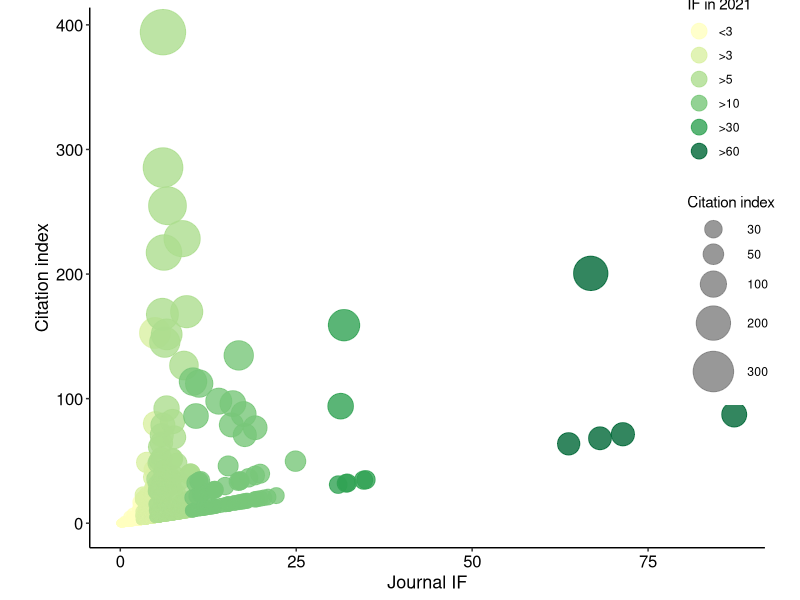

Recreate this plot in R.
## ---- chunk 1
knitr::opts_chunk$set(
  collapse  =  T, echo = T, comment = "#>", message = F, warning = F,
	fig.align  =  "center", fig.width  =  5, fig.height = 3, dpi = 150)
## ---- chunk 2
mydata <- read.table("Figure1dBubbleplot.txt", header = TRUE, sep = "\t")
## ---- chunk 3

library(ggplot2)
## ---- chunk 4
mycolors <- c("<3" = "#ffffbf", ">3"="#d9f0a3",">5" = "#addd8e", ">10" = "#78c679", ">30" = "#31a354", ">60" = "#006837")


## ---- chunk 5
p = ggplot(mydata, aes(x = IF, y = index, size = index, color = type)) +
  geom_point(alpha = 0.8) +
  scale_color_manual(values = mycolors, 
                     limits = c("<3",">3", ">5", ">10", ">30", ">60")) + # specify the legend order
  scale_size(range = c(2, 15), breaks = c(30, 50, 100, 200, 300), 
             labels = c(30, 50, 100, 200, 300)) +
  xlab("Journal IF") +
  ylab("Citation index") +
  guides(
    color = guide_legend(
      title = "IF in 2021", 
      override.aes = list(size=5),
      direction = "vertical",    # change the direction of color legend to horizontal
      label.position = "right", # place the labels on the right
      title.position = "top"
    ),
    size = guide_legend(
      title = "Citation index", 
      override.aes = list(color = "grey50"),
      direction = "vertical",      # change the direction of size legend to vertical
      label.position = "right",     # place the labels on the right
      title.position = "top"
    )
  )

p+theme_classic() +
  theme(
    panel.background = element_rect(fill="white", colour="white", size=0.25),
    axis.line = element_line(colour="black", size=0.5),
    axis.title = element_text(size=13, color="black"),
    axis.text = element_text(size=12, color="black"),
    aspect.ratio = 0.8,
    legend.position = c(0.95, 0.65), # set position of color legend
  )






